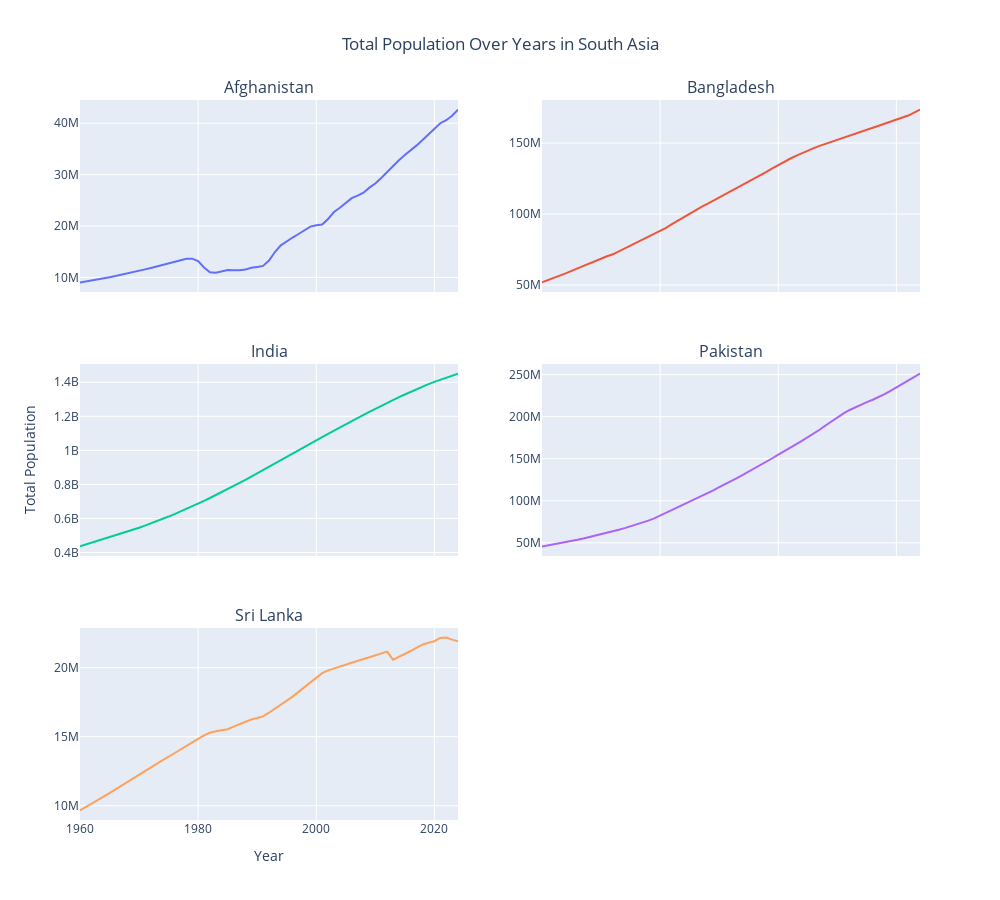

Notebook code cell kept with this figure:
### Code cell
import plotly.graph_objects as go
from plotly.subplots import make_subplots

# Get unique countries from dataframe
countries = df['Country'].unique()

# Create 5 subplots in 3 rows and 2 columns
fig = make_subplots(rows=3, cols=2, 
                    subplot_titles=countries,
                    shared_xaxes=True,
                    shared_yaxes=False,
                    vertical_spacing=0.1,
                    horizontal_spacing=0.1)

# Row and column tracker
row_col_map = [(1, 1), (1, 2), (2, 1), (2, 2), (3, 1)]

# Add traces for each country
for i, country in enumerate(countries):
    row, col = row_col_map[i]
    country_data = df[df['Country'] == country]
    fig.add_trace(
        go.Scatter(x=country_data['Year'], y=country_data['total_population'], name=country, mode='lines'),
        row=row, col=col
    )

# Update layout
fig.update_layout(
    height=900,
    width=1000,
    title_text="Total Population Over Years in South Asia",
    title_x=0.5,
    showlegend=False
)

# Axis labels
fig.update_xaxes(title_text="Year", row=3, col=1)
fig.update_yaxes(title_text="Total Population", row=2, col=1)

fig.show()
